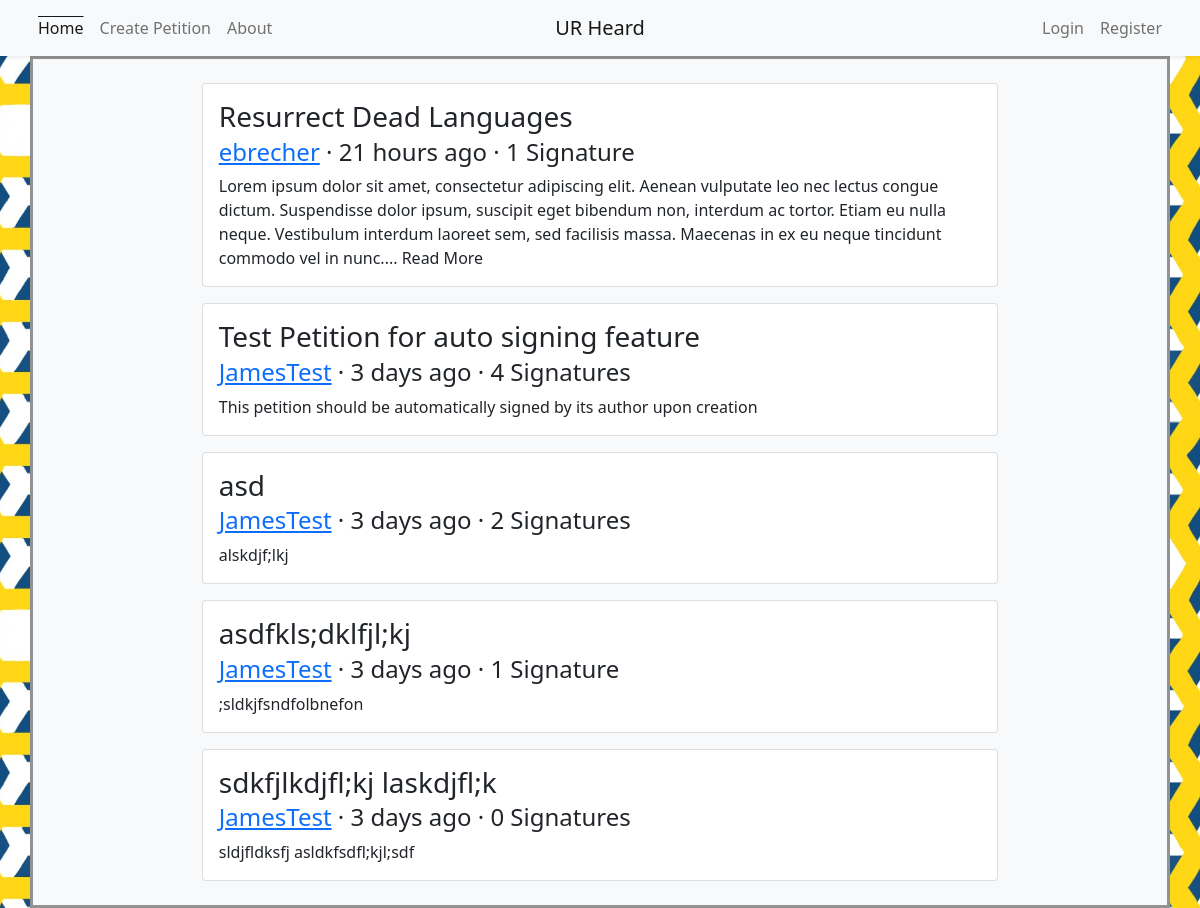
The page / on the database its author committed.
### models.py (models this page shows, shortened)
class Petition(db.Model):
	__tablename__ = 'petition'
	id = db.Column(db.Integer, primary_key=True)
	title = db.Column(db.String(80), nullable=False)
	body = db.Column(db.Text, nullable=False)
	author_id = db.Column(db.Integer, db.ForeignKey('user.id'), nullable=False)
	author = db.relationship('User', backref='petition')
	timestamp = db.Column(db.DateTime, default=datetime.utcnow)
	signers = db.relationship('User', secondary=signature, backref='signed_petitions')
	initial_signatures = 0
	signature_count = db.Column(db.Integer, default=initial_signatures)

class User(UserMixin, db.Model):
	__tablename__ = 'user'
	id = db.Column(db.Integer, primary_key=True)
	name = db.Column(db.String(50), nullable=False, unique=True, index=True)
	email = db.Column(db.String(50), unique=True, index=True)
	password_hash = db.Column(db.String(128))
	@property
	def password(self):
		raise AttributeError('password is not a readable attribute')

### app.py (the view)
@app.route('/', methods=['GET', 'POST'])
def index():
	petitions = Petition.query.order_by(Petition.timestamp.desc()).all()
	return render_template('index.html', petitions=petitions)

### templates/index.html (shortened to what this page needs)
{% extends "base.html" %}
{% block content %}
	<div class="container">
		<div class="d-flex flex-wrap justify-content-center">
		{% for petition in petitions %}
			<article class="card m-2 w-75">
				<a href="{{ url_for ('petition', id=petition.id) }}" class="text-body text-decoration-none">
					<div class="card-body">
						<h3 class="card-title font-weight-bold">{{petition.title}}</h3>
						<h4 class="card-subtitle mb-2"><object><a href="/profile/{{petition.author_id}}">{{petition.author.name}}</a></object> &middot; {{ moment(petition.timestamp).fromNow() }} &middot; {{ petition.signature_count }} {{'Signature' if petition.signature_count==1 else 'Signatures'}}</h4>
						<p class="card-text">{{petition.body | truncate(325, false, end='... Read More', leeway=10) }}</p>
					</div>
				</a>
			</article>
		{% endfor %}
		</div>
	</div>
{% endblock content %}

### templates/base.html (shortened to what this page needs)
{% from 'bootstrap/nav.html' import render_nav_item %}
{% from 'bootstrap/utils.html' import render_messages %}
{% import "bootstrap/form.html" as wtf %}
<!DOCTYPE html>
<html lang="en">
	<head>
		{% block head %}
			{% block styles %}
				<link href="https://cdn.jsdelivr.net/npm/bootstrap@5.0.0-beta1/dist/css/bootstrap.min.css" rel="stylesheet">
			{% endblock styles %}
		{% endblock head %}
	</head>
	<body>
		<nav class="navbar navbar-expand-sm bg-light navbar-light sticky-top shadow-sm">
			<div class="container justify-content-around px-0">
				<ul class="navbar-nav ml-auto w-50">
					{{ render_nav_item('index', 'Home', use_li=True) }}
					{{ render_nav_item('create', 'Create Petition', use_li=True) }}
					{{ render_nav_item('about', 'About', use_li=True) }}
				</ul>
				<a href="/" class="navbar-brand mx-auto d-block text-center w-25">UR Heard</a>
				<ul class="navbar-nav mr-auto w-50 justify-content-end">
					{% if current_user.is_authenticated %}
						{{ render_nav_item('profile', current_user.name, use_li=True, id=current_user.id) }}
						{{ render_nav_item('logout', 'Logout', use_li=True) }}
					{% else %}
						{{ render_nav_item('login', 'Login', use_li=True) }}
						{{ render_nav_item('register', 'Register', use_li=True) }}
					{% endif %}
				</ul>
			</div>
		</nav>
		<div class="container bg-light" id="shadow">
			<div class="container bg-light" id="content">
			{% block content %}
			{% endblock content %}
			</div>
		</div>
	</body>
</html>

### rows shown on the page
Petition: title "Resurrect Dead Languages", author.name "ebrecher", timestamp "21 hours ago", signature_count "1", signature_count "Signature", body "Lorem ipsum dolor sit amet, consectetur adipiscing elit. Aenean vulputate leo nec lectus congue dictum. Suspendisse dolor ipsum, suscipit eget bibendum non, interdum ac tortor. Etiam eu nulla neque. Vestibulum interdum laoreet sem, sed facilisis massa. Maecenas in ex eu neque tincidunt commodo vel in nunc.... Read More"
Petition: title "Test Petition for auto signing feature", author.name "JamesTest", timestamp "3 days ago", signature_count "4", signature_count "Signatures", body "This petition should be automatically signed by its author upon creation"
Petition: title "asd", author.name "JamesTest", timestamp "3 days ago", signature_count "2", signature_count "Signatures", body "alskdjf;lkj"
Petition: title "asdfkls;dklfjl;kj", author.name "JamesTest", timestamp "3 days ago", signature_count "1", signature_count "Signature", body ";sldkjfsndfolbnefon"
Petition: title "sdkfjlkdjfl;kj laskdjfl;k", author.name "JamesTest", timestamp "3 days ago", signature_count "0", signature_count "Signatures", body "sldjfldksfj asldkfsdfl;kjl;sdf"

### other values the page prints
{{ render_nav_item('index', 'Home', use_li=True) }} "Home"
{{ render_nav_item('create', 'Create Petition', use_li=True) }} "Create Petition"
{{ render_nav_item('about', 'About', use_li=True) }} "About"
{{ render_nav_item('login', 'Login', use_li=True) }} "Login"
{{ render_nav_item('register', 'Register', use_li=True) }} "Register"
